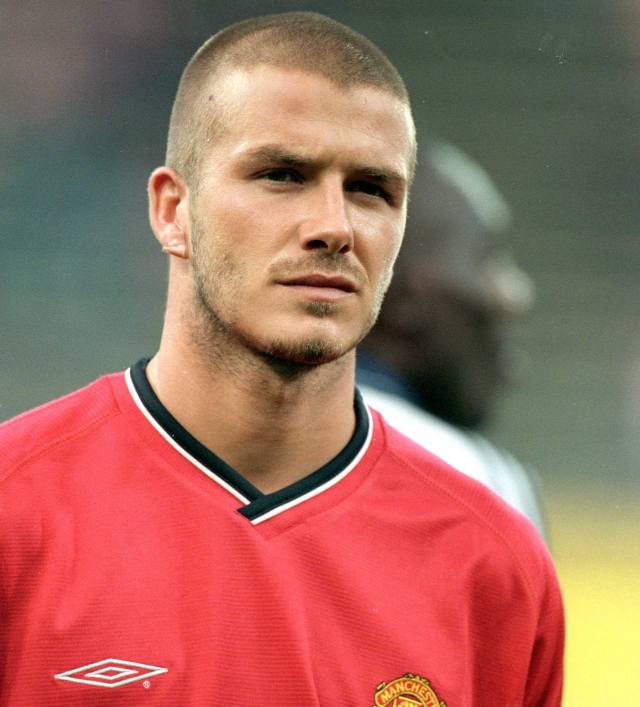
#> input picture images/beckham.jpg, 1920 x 2120 px (shown at 1/3 size)
$ python median.py
#> lines starting #> are read from the running program, lines starting #| are printed output that depends on the picture
import cv2
import numpy

pic = cv2.imread(r'images/beckham.jpg')#test_image.jpg
#> pic is the input picture: shape (2120, 1920, 3); mean B, G, R 93.5, 107.3, 159.7


matrix = 111 # Assertion failed >99 on low_res.jpg

matrix = 333 # Assertion failed >~333 on beckham.jpg

median = cv2.medianBlur(pic, matrix)
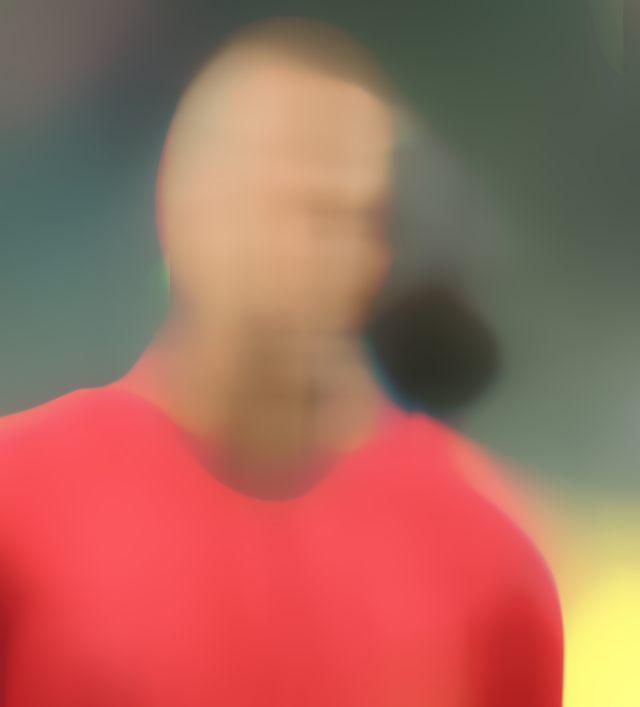
#> median: shape (2120, 1920, 3) (shown at 1/3 size); mean B, G, R 91.2, 105.2, 162.7

cv2.imshow('Median Blur Sample', pic)

cv2.waitKey()
cv2.destroyAllWindows()

$ run again, with images/arnie_30_30_200_2001.jpg copied over images/beckham.jpg
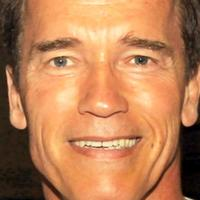
#> input picture images/arnie_30_30_200_2001.jpg, 200 x 200 px
#> pic is the input picture: shape (200, 200, 3); mean B, G, R 86.1, 127.7, 186.2
#> `median = cv2.medianBlur(pic, matrix)`:
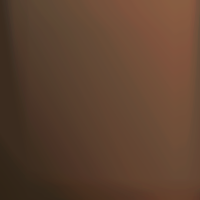
#> median: shape (200, 200, 3); mean B, G, R 48.3, 66.5, 94.1

$ run again, with images/dice_small.jpg copied over images/beckham.jpg
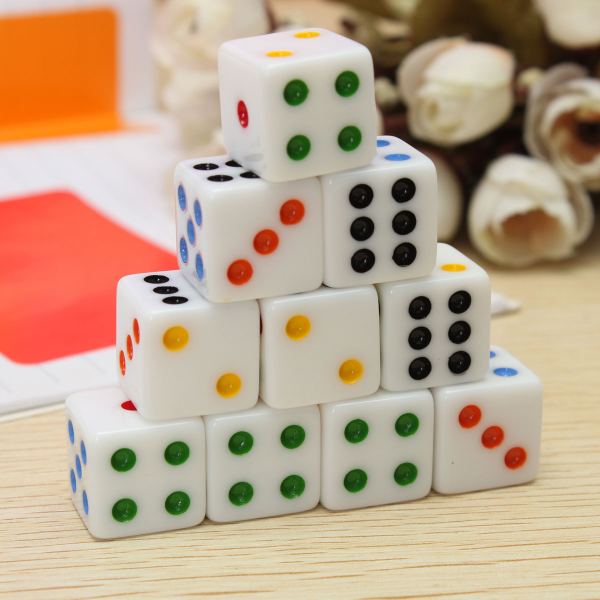
#> input picture images/dice_small.jpg, 1200 x 1200 px (shown at 1/2 size)
#> pic is the input picture: shape (1200, 1200, 3); mean B, G, R 141.6, 165.7, 190.2
#> `median = cv2.medianBlur(pic, matrix)`:
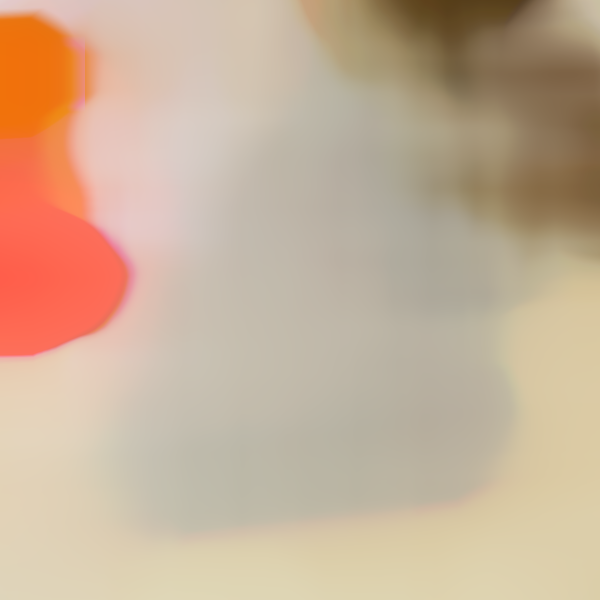
#> median: shape (1200, 1200, 3) (shown at 1/2 size); mean B, G, R 150.8, 175.2, 199.9
